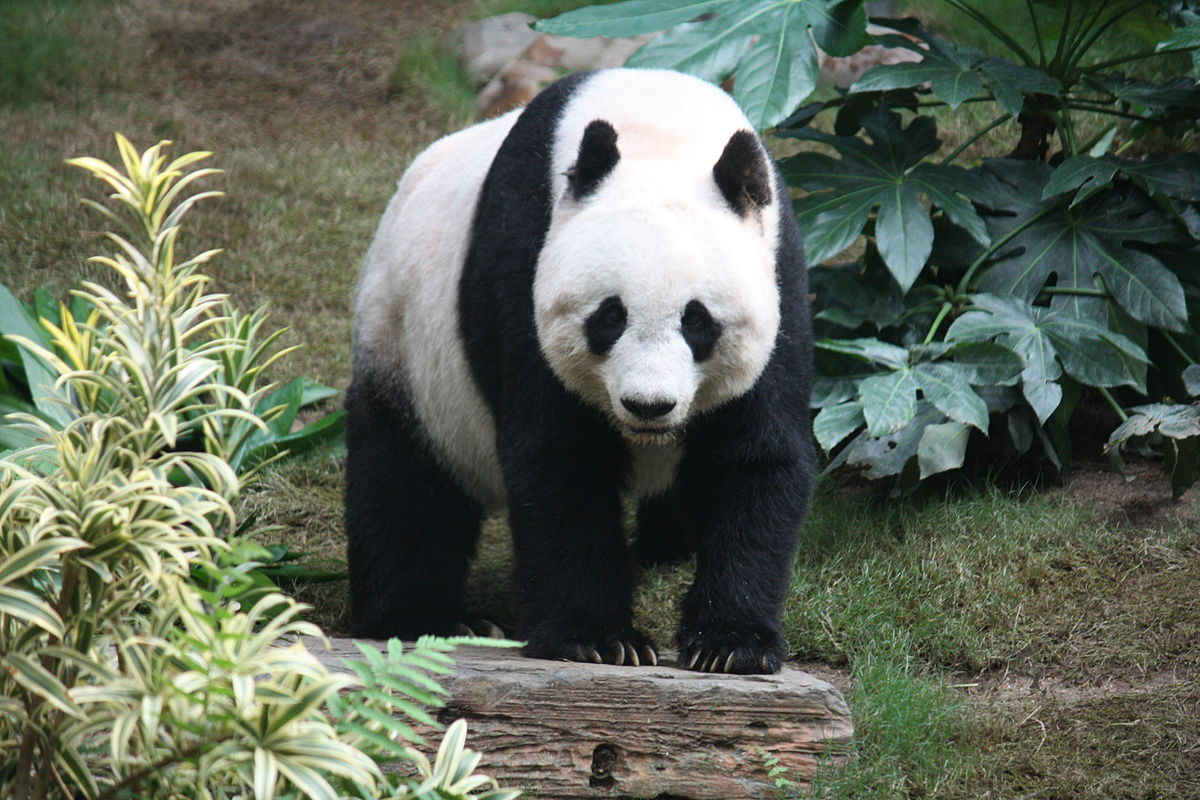
#> input picture Edge_detection/pan.jpg, 1200 x 800 px
$ python sobel_edge.py
#> lines starting #> are read from the running program, lines starting #| are printed output that depends on the picture
import matplotlib.pyplot as plt
import numpy as np
import cv2

image = cv2.imread('pan.jpg')
#> image is the input picture: shape (800, 1200, 3); mean B, G, R 89.6, 104.4, 96.6

image_copy = np.copy(image)

#converting to RGB
gray = cv2.cvtColor(image, cv2.COLOR_RGB2GRAY)
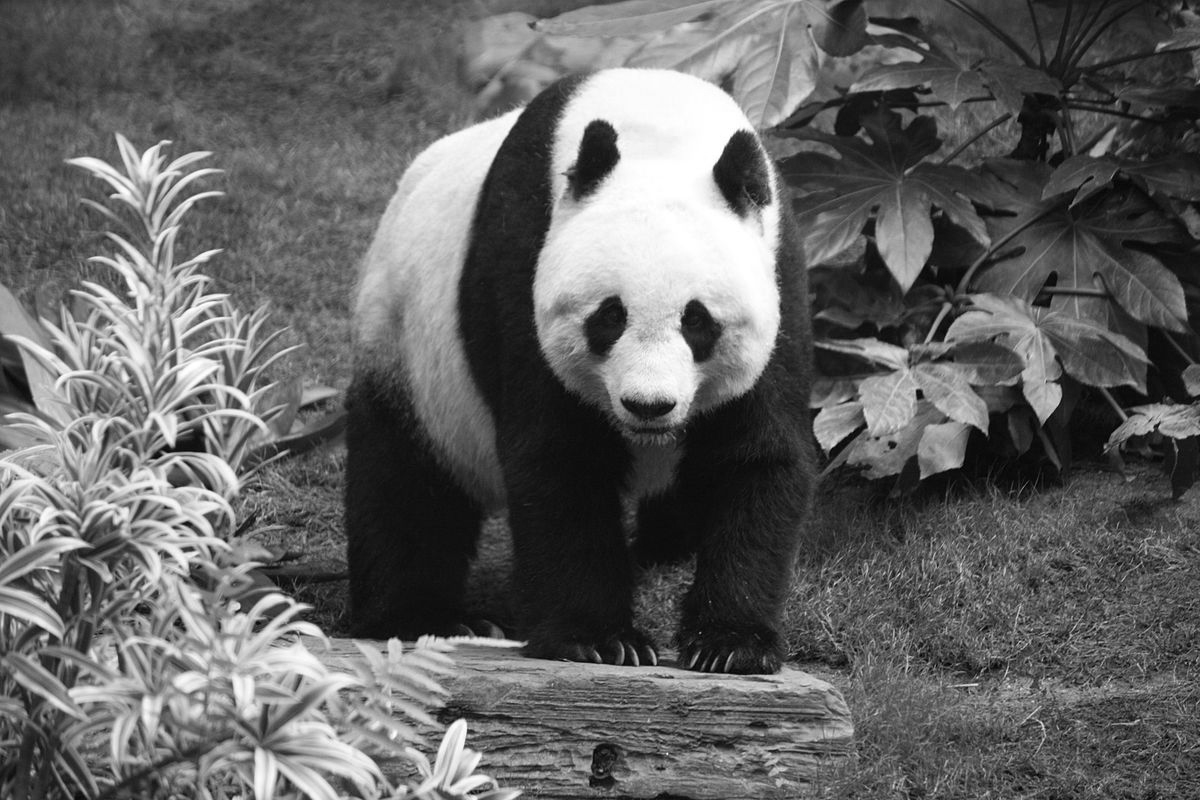
#> gray: shape (800, 1200); min 0, max 255, mean 99.1

plt.imshow(gray, cmap='gray')


sobel_y = np.array([[ -1, -2, -1],
                   [ 0, 0, 0],
                   [ 1, 2, 1]])

## TODO: Create and apply a Sobel x operator


# Filter the image using filter2D, which has inputs: (grayscale image, bit-depth, kernel)
filtered_image = cv2.filter2D(gray, -1, sobel_y)
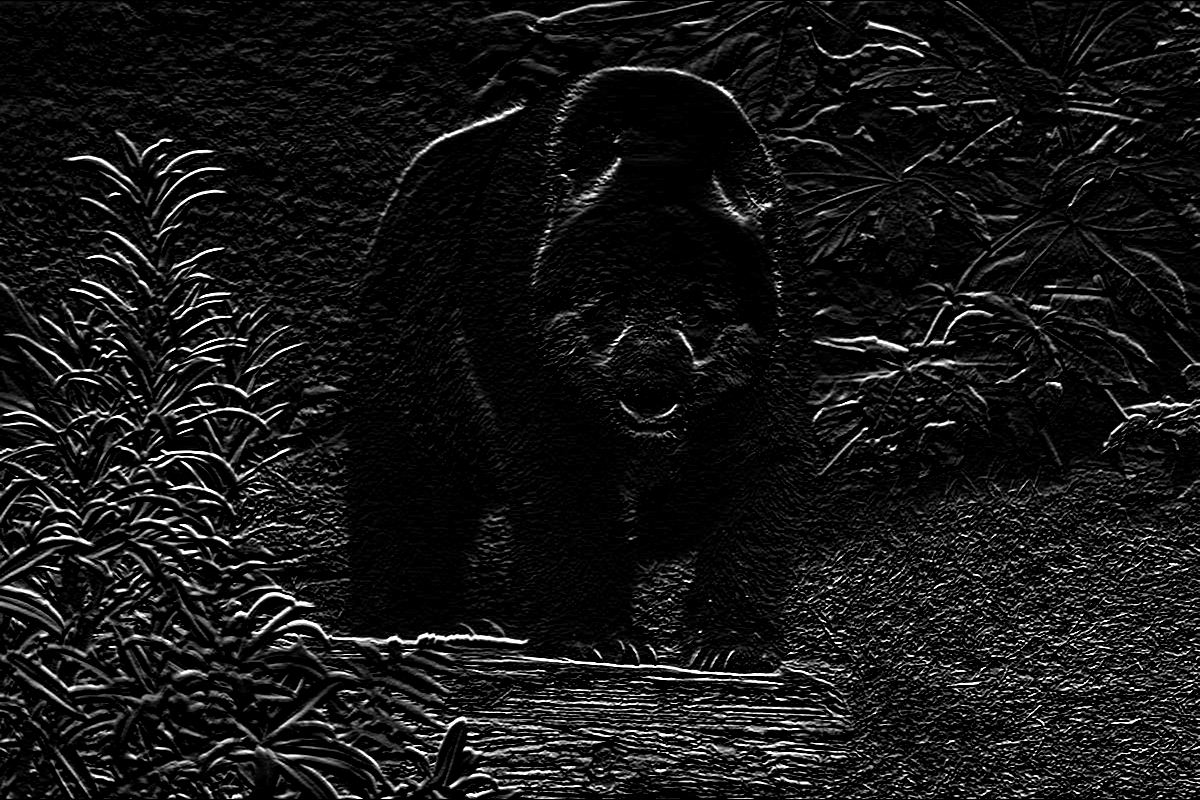
#> filtered_image: shape (800, 1200); min 0, max 255, mean 22.2

plt.imshow(filtered_image, cmap='gray')
plt.show()
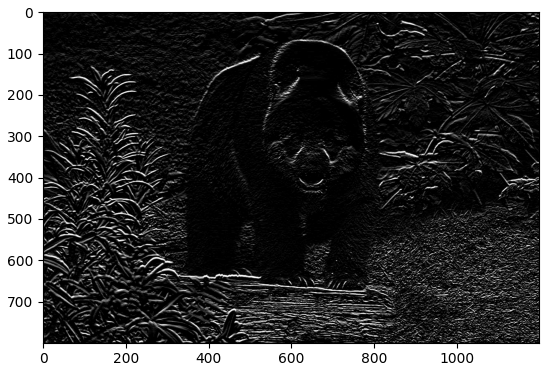
#> figure drawn by matplotlib, 1 panel


gray = cv2.cvtColor(image, cv2.COLOR_RGB2GRAY)

plt.imshow(gray, cmap='gray')
